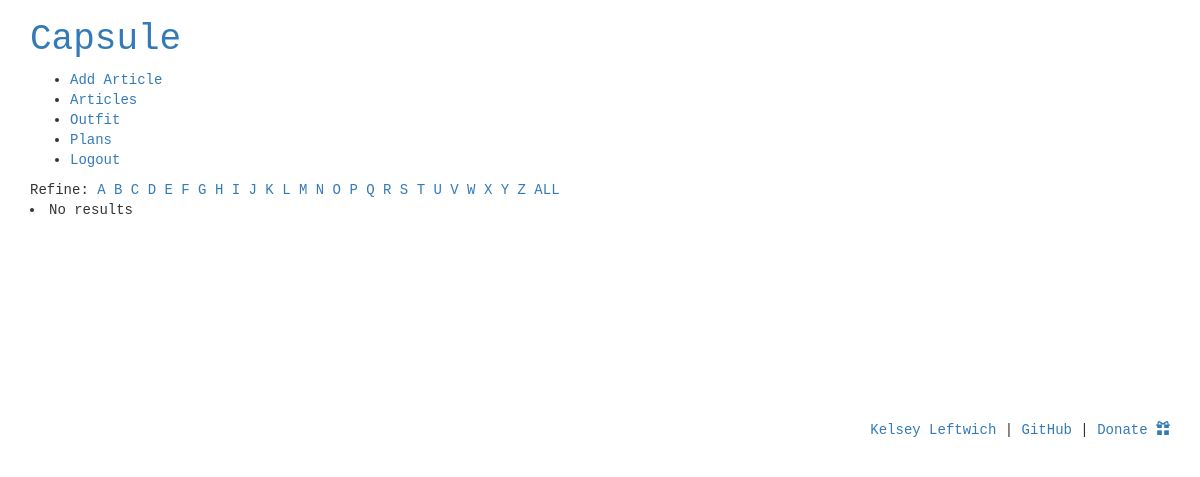
Page /browse/name/ (signed in) on the earlier database version.
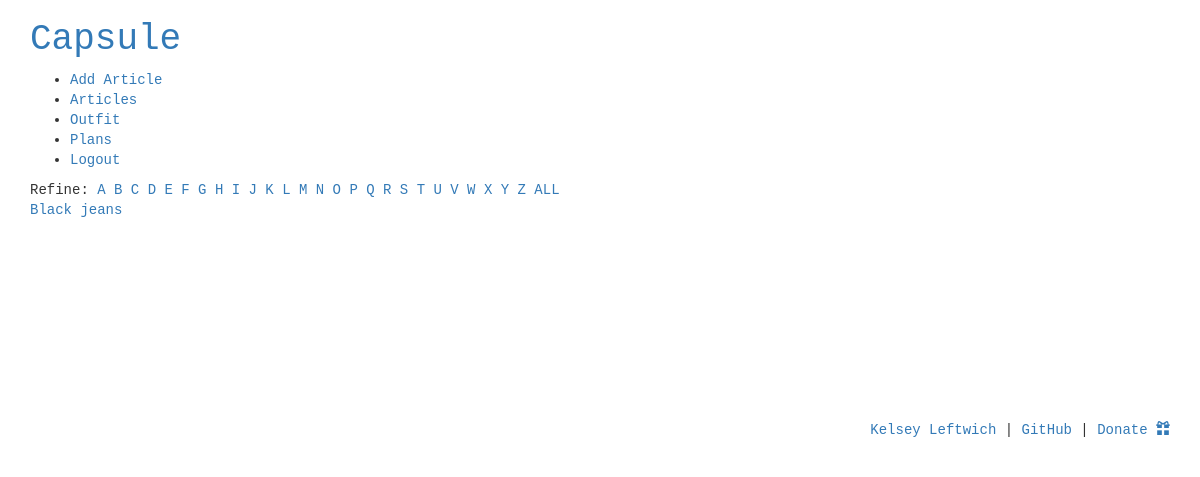
Same page on the later database version.
### grid/models.py (models this page shows, shortened)
class Article(models.Model):
	ARTICLE_TYPES = (
		('T', 'Top'),
		('B', 'Bottom'),
		('D', 'Dress'),
		('A', 'Details'),
		('O', 'Outer'),
		('S', 'Shoes'),
		)
	WEATHER_TYPES = (
		('C', 'Cool'),
		('W', 'Warm'),
		('B', 'Both'),
		)
	name = models.CharField(max_length=255)
	description = models.TextField(blank=True, null=True)
	user = models.ForeignKey(User, on_delete=models.CASCADE, null=False)
	article_type = models.CharField(max_length=1, choices=ARTICLE_TYPES, null=True)
	weather_type = models.CharField(max_length=1, choices=WEATHER_TYPES, null=True)
	image = models.ImageField(upload_to=get_image_path, null=True, blank=True)
	image_external = models.CharField(max_length=255, null=True)

### grid/views.py (the view)
@login_required
def browse_by_name(request, initial=None):
	if initial:
		articles = Article.objects.filter(name__istartswith=initial, user=request.user).order_by('name')
	else:
		articles = Article.objects.filter(user=request.user).order_by('name')
	return render(request, 'search/search.html', {
		'articles': articles,
		'initial': initial,
	})

### grid/templates/search/search.html (shortened to what this page needs)
{% extends 'base.html' %}
{% block content %}
    Refine:
	{% for letter in 'abcdefghijklmnopqrstuvwxyz' %}
		<a href="{% url 'browse_by_name' initial=letter %}"
		{% if initial == letter %}class="active"{% endif %}>
		{{ letter|upper }}
		</a>
	{% endfor %} <a href="{% url 'browse' %}">ALL</a>
	<br/>
	{% for article in articles %}
		<a href="{% url 'article_detail' article_id=article.id %}">{{article.name}}</a><br/>
	{% empty %}
		<li>No results</li>
	{% endfor %}
{% endblock content %}

Differences in the rows shown:
added Article: name "Black jeans"
Other differences:
text no longer shown: "No results"
